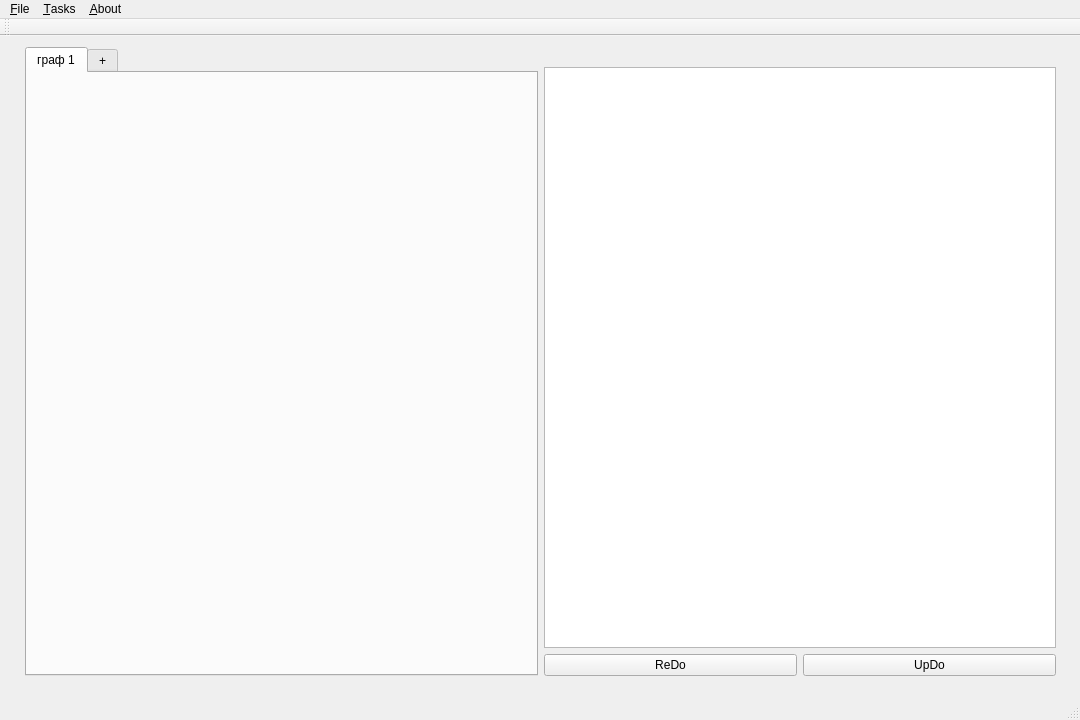
<?xml version="1.0" encoding="UTF-8"?>
<ui version="4.0">
 <class>MainWindow</class>
 <widget class="QMainWindow" name="MainWindow">
  <property name="geometry">
   <rect>
    <x>0</x>
    <y>0</y>
    <width>1080</width>
    <height>720</height>
   </rect>
  </property>
  <property name="windowTitle">
   <string>tagolder_graphs</string>
  </property>
  <property name="windowIcon">
   <iconset>
    <normaloff>../Изображения/graphs/yui.png</normaloff>../Изображения/graphs/yui.png</iconset>
  </property>
  <widget class="QWidget" name="centralWidget">
   <widget class="QWidget" name="horizontalLayoutWidget">
    <property name="geometry">
     <rect>
      <x>10</x>
      <y>0</y>
      <width>1061</width>
      <height>651</height>
     </rect>
    </property>
    <layout class="QHBoxLayout" name="horizontalLayout_2">
     <property name="sizeConstraint">
      <enum>QLayout::SetDefaultConstraint</enum>
     </property>
     <property name="leftMargin">
      <number>15</number>
     </property>
     <property name="rightMargin">
      <number>15</number>
     </property>
     <item>
      <widget class="QTabWidget" name="tabWidget">
       <property name="focusPolicy">
        <enum>Qt::TabFocus</enum>
       </property>
       <property name="currentIndex">
        <number>0</number>
       </property>
       <property name="elideMode">
        <enum>Qt::ElideMiddle</enum>
       </property>
       <property name="tabsClosable">
        <bool>false</bool>
       </property>
       <property name="movable">
        <bool>true</bool>
       </property>
       <widget class="QWidget" name="tab_1">
        <attribute name="title">
         <string>граф 1</string>
        </attribute>
       </widget>
       <widget class="DrawGraphWidget" name="tab_2">
        <attribute name="title">
         <string>+</string>
        </attribute>
       </widget>
      </widget>
     </item>
     <item>
      <layout class="QVBoxLayout" name="verticalLayout">
       <property name="sizeConstraint">
        <enum>QLayout::SetDefaultConstraint</enum>
       </property>
      </layout>
     </item>
     <item>
      <layout class="QVBoxLayout" name="verticalLayout_2">
       <property name="sizeConstraint">
        <enum>QLayout::SetDefaultConstraint</enum>
       </property>
       <property name="rightMargin">
        <number>0</number>
       </property>
       <item>
        <widget class="QLabel" name="label">
         <property name="layoutDirection">
          <enum>Qt::LeftToRight</enum>
         </property>
         <property name="text">
          <string/>
         </property>
        </widget>
       </item>
       <item>
        <widget class="QTableWidget" name="table">
         <property name="maximumSize">
          <size>
           <width>700</width>
           <height>700</height>
          </size>
         </property>
         <property name="showGrid">
          <bool>true</bool>
         </property>
         <property name="gridStyle">
          <enum>Qt::SolidLine</enum>
         </property>
         <attribute name="horizontalHeaderDefaultSectionSize">
          <number>30</number>
         </attribute>
         <attribute name="horizontalHeaderMinimumSectionSize">
          <number>30</number>
         </attribute>
         <attribute name="verticalHeaderMinimumSectionSize">
          <number>30</number>
         </attribute>
        </widget>
       </item>
       <item>
        <layout class="QHBoxLayout" name="horizontalLayout">
         <item>
          <widget class="QPushButton" name="reDoButton">
           <property name="text">
            <string>ReDo</string>
           </property>
          </widget>
         </item>
         <item>
          <widget class="QPushButton" name="upDoButton">
           <property name="text">
            <string>UpDo</string>
           </property>
          </widget>
         </item>
        </layout>
       </item>
      </layout>
     </item>
    </layout>
   </widget>
  </widget>
  <widget class="QMenuBar" name="menuBar">
   <property name="geometry">
    <rect>
     <x>0</x>
     <y>0</y>
     <width>1080</width>
     <height>22</height>
    </rect>
   </property>
   <widget class="QMenu" name="menuFile">
    <property name="title">
     <string>&amp;File</string>
    </property>
    <addaction name="actionOpen"/>
    <addaction name="actionSave"/>
    <addaction name="actionSaveAsImage"/>
    <addaction name="actionExit"/>
   </widget>
   <widget class="QMenu" name="menuTasks">
    <property name="title">
     <string>&amp;Tasks</string>
    </property>
   </widget>
   <widget class="QMenu" name="menuAbout">
    <property name="title">
     <string>&amp;About</string>
    </property>
    <addaction name="actionAbout_Program"/>
    <addaction name="actionHelp"/>
   </widget>
   <addaction name="menuFile"/>
   <addaction name="menuTasks"/>
   <addaction name="menuAbout"/>
  </widget>
  <widget class="QToolBar" name="mainToolBar">
   <attribute name="toolBarArea">
    <enum>TopToolBarArea</enum>
   </attribute>
   <attribute name="toolBarBreak">
    <bool>false</bool>
   </attribute>
  </widget>
  <widget class="QStatusBar" name="statusBar"/>
  <action name="actionOpen">
   <property name="text">
    <string>&amp;Open</string>
   </property>
  </action>
  <action name="actionSave">
   <property name="text">
    <string>&amp;Save</string>
   </property>
  </action>
  <action name="actionSaveAsImage">
   <property name="text">
    <string>Save &amp;As Image</string>
   </property>
  </action>
  <action name="actionExit">
   <property name="text">
    <string>&amp;Exit</string>
   </property>
  </action>
  <action name="actionAbout_Program">
   <property name="text">
    <string>&amp;About Program</string>
   </property>
  </action>
  <action name="actionHelp">
   <property name="text">
    <string>&amp;Help</string>
   </property>
  </action>
 </widget>
 <layoutdefault spacing="6" margin="11"/>
 <customwidgets>
  <customwidget>
   <class>DrawGraphWidget</class>
   <extends>QWidget</extends>
   <header>drawgraphwidget.h</header>
   <container>1</container>
  </customwidget>
 </customwidgets>
 <resources/>
 <connections/>
</ui>
